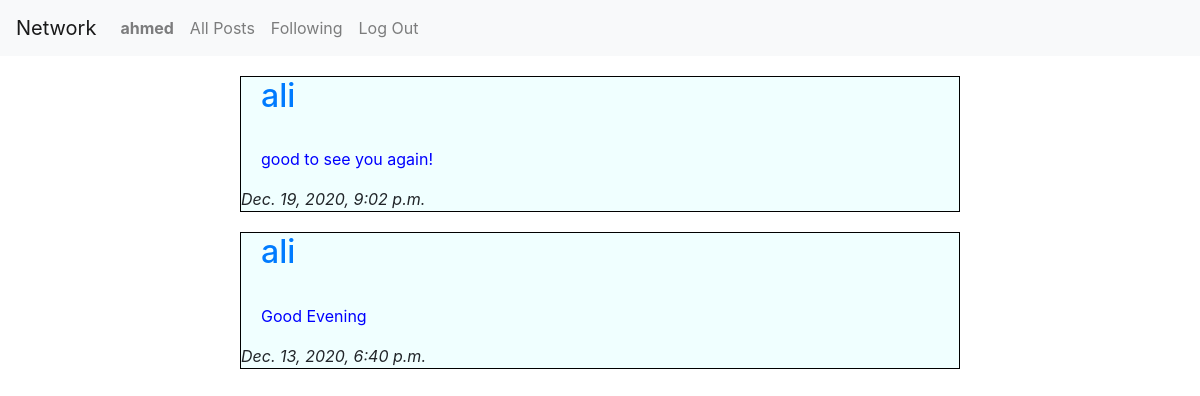
/following/1 (signed in), run on the app's committed database.
### network/models.py (models this page shows)
class User(AbstractUser):
    following = models.ManyToManyField('self', symmetrical=False, related_name="followers")
    picture = models.ImageField(height_field="hieght_field", width_field="widt_field", upload_to='media/', null=True, blank=True)
    height_field = models.IntegerField(default=0)
    width_fiels = models.IntegerField(default=0)

class Post(models.Model):
    content = models.TextField(max_length=100)
    timestamp = models.DateTimeField(auto_now_add=True)
    created_by = models.ForeignKey(User, on_delete=models.CASCADE, related_name="poster")
    like = models.ManyToManyField(User, related_name="user_like")
    num_likes= models.IntegerField(default=0)
    image = models.ImageField(blank= True,upload_to ='media')
    def __str__(self):
        return f"{self.content}, {self.timestamp},{self.created_by}, {self.image}"

### network/views.py (the view)
# urls.py: path("following/<user_id>", views.following, name="following"),
@login_required
def following(request, user_id):
    user = User.objects.get(pk=user_id)
    followings = user.followers.all()
    posts = Post.objects.filter(created_by__in=followings).order_by('-timestamp')
    print(followings)
    for following in followings:
        poster = Post.objects.filter(created_by=following)
        print(poster)
    return render(request, "network/following.html",{
        "posts" : posts
    })

### network/templates/network/following.html (shortened to what this page needs)
{% extends "network/layout.html" %}
{% block body %}
    <div class="main">
        {% for post in posts %}
        <div class="post-details">
            <h2><a href="{% url 'profile' post.created_by.id %}">{{ post.created_by }}</a></h2>
                <br>
                <p id="{{post.timestamp}}">{{ post.content }}</p>
                <i>{{ post.timestamp }}</i>
        </div>
    {% endfor %}
    </div>
{% endblock %}

### network/templates/network/layout.html (shortened to what this page needs)
{% load static %}
<!DOCTYPE html>
<html lang="en">
    <head>
        <link rel="stylesheet" href="https://stackpath.bootstrapcdn.com/bootstrap/4.4.1/css/bootstrap.min.css">
        <link href="{% static 'network/styles.css' %}" rel="stylesheet">
    </head>
    <body>
        <nav class="navbar navbar-expand-lg navbar-light bg-light">
            <a class="navbar-brand" href="{% url 'index' %}">Network</a>
            <div>
              <ul class="navbar-nav mr-auto">
                {% if user.is_authenticated %}
                    <li class="nav-item">
                        <a class="nav-link" href="{% url 'profile' user.id %}"><strong>{{ user.username }}</strong></a>
                    </li>
                {% endif %}
                <li class="nav-item">
                  <a class="nav-link" href="{% url 'index' %}">All Posts</a>
                </li>
                {% if user.is_authenticated %}
                    <li class="nav-item">
                        <a class="nav-link" href="{% url 'following' user.id %}">Following</a>
                    </li>
                    <li class="nav-item">
                        <a class="nav-link" href="{% url 'logout' %}">Log Out</a>
                    </li>
                {% endif %}
              </ul>
            </div>
          </nav>
        <div class="body">
            {% block body %}
            {% endblock %}
        </div>
    </body>
</html>

### network/static/network/styles.css (style rules this page uses)
.main { width: 60%; margin-left: auto; margin-right: auto; }
.main .post-details { border: 1px solid black; margin-top: 20px; margin-bottom: 20px; background-color: azure; position: relative; }
.main .post-details h2 { margin-left: 20px; }
.main .post-details p { margin-left: 20px; color: blue ; }

### data on the page
User: username "ahmed"
Post: created_by "ali", content "good to see you again!", timestamp "Dec. 19, 2020, 9:02 p.m."
Post: created_by "ali", content "Good Evening", timestamp "Dec. 13, 2020, 6:40 p.m."
